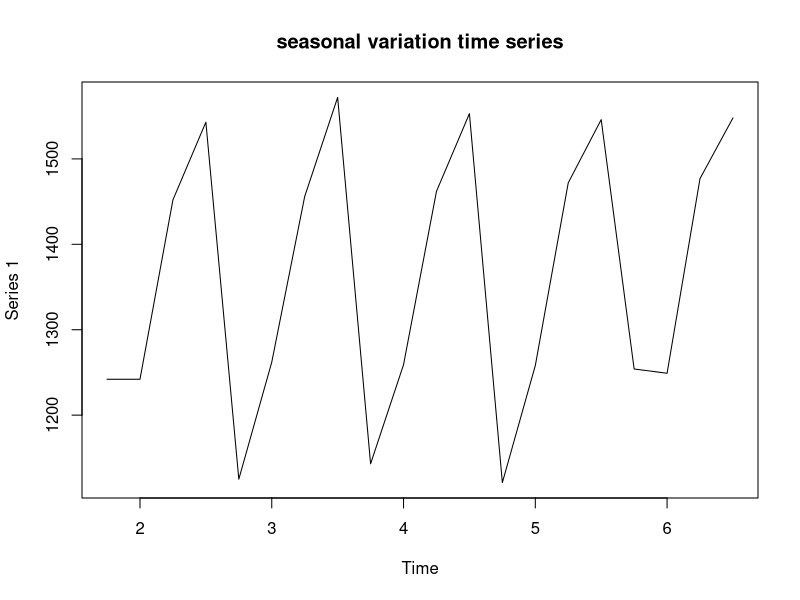

This figure's R source:

#-----------------------------------------------
#  file_name : ts-01.py                                  
#  theme :  
#  start : 2020, 04
#  last_uodate :
#  kw    : random variation                                      
#  from  :                                       
#  ref   :                                       
#------------------------------------------------


aA1=matrix( c(1242,1242,1452,1543,
	     1125,1262,1456,1572,
	     1143,1259,1462,1553,
	     1121,1258,1472,1546,
	     1254,1249,1477,1548) );

aA1.ts=ts(data=aA1, start(2006,1),frequency=4)
print(aA1.ts);
plot(aA1.ts,mai="seasonal variation time series");
